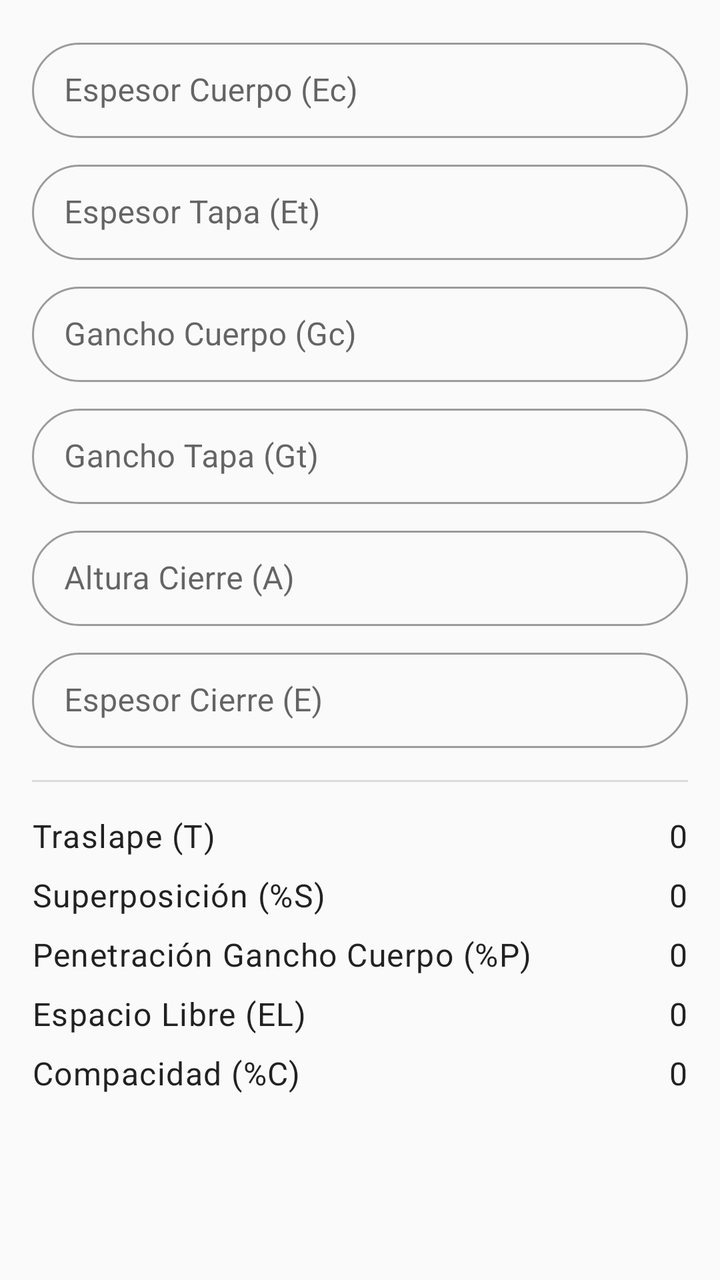
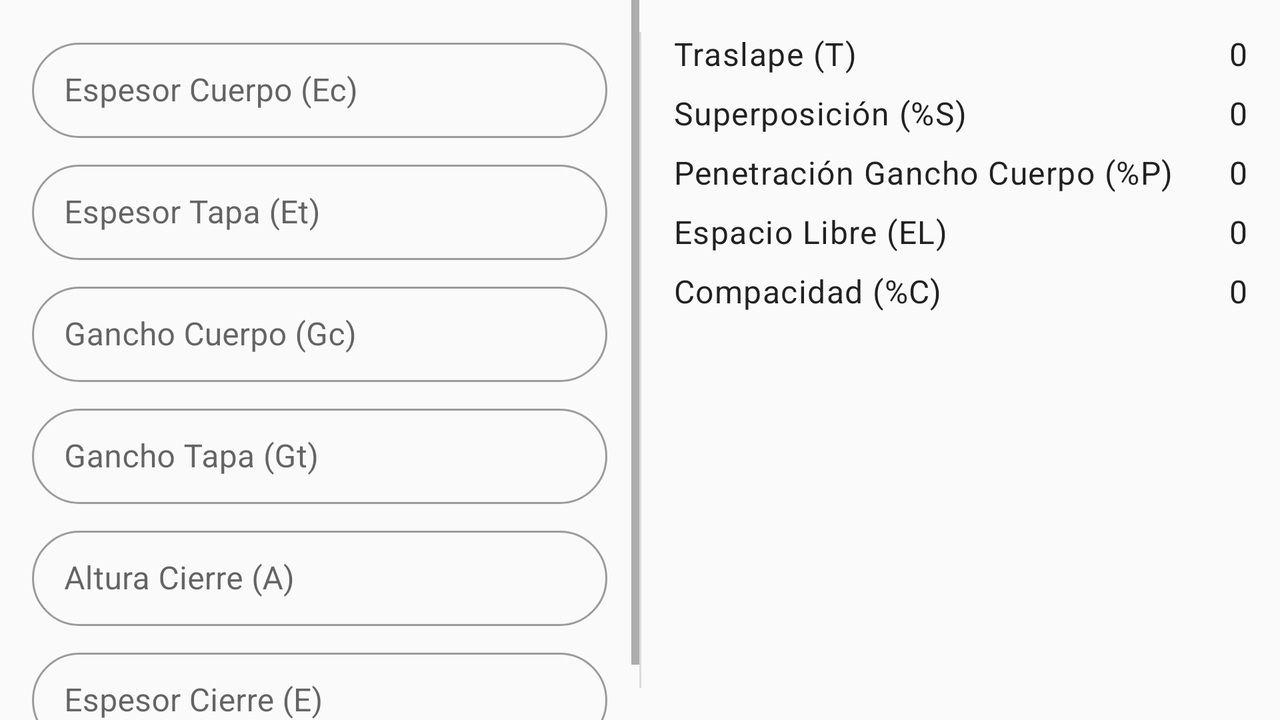

Two renders of one Android screen. The first uses the default layout on a phone; the second uses the alternative layout the repository ships for a different screen configuration, on a matching device. The two XML files are below.
<!-- AndroidManifest.xml: application theme Theme.SeamRecord -->
<!-- res/layout/content_main.xml -->
<?xml version="1.0" encoding="utf-8"?>
<LinearLayout xmlns:android="http://schemas.android.com/apk/res/android"
    xmlns:app="http://schemas.android.com/apk/res-auto"
    android:id="@+id/mainContainer"
    android:layout_width="match_parent"
    android:layout_height="match_parent"
    android:baselineAligned="false"
    android:divider="?android:listDivider"
    android:dividerPadding="@dimen/divider_padding"
    android:orientation="horizontal"
    android:showDividers="middle"
    app:layout_behavior="@string/appbar_scrolling_view_behavior">

    <ScrollView
        android:layout_width="match_parent"
        android:layout_height="match_parent">

        <LinearLayout
            android:layout_width="match_parent"
            android:layout_height="wrap_content"
            android:divider="?android:listDivider"
            android:dividerPadding="@dimen/divider_padding"
            android:orientation="vertical"
            android:showDividers="middle">

            <LinearLayout
                android:layout_width="match_parent"
                android:layout_height="wrap_content"
                android:orientation="vertical"
                android:padding="@dimen/root_padding">

                <com.google.android.material.textfield.TextInputLayout
                    android:id="@+id/tilEspesorCuerpo"
                    style="@style/Widget.MaterialComponents.TextInputLayout.OutlinedBox.Dense"
                    android:layout_width="match_parent"
                    android:layout_height="wrap_content">

                    <com.google.android.material.textfield.TextInputEditText
                        android:id="@+id/etEspesorCuerpo"
                        android:layout_width="match_parent"
                        android:layout_height="wrap_content"
                        android:hint="@string/espesor_cuerpo"
                        android:inputType="numberDecimal" />
                </com.google.android.material.textfield.TextInputLayout>

                <com.google.android.material.textfield.TextInputLayout
                    android:id="@+id/tilEspesorTapa"
                    style="@style/Widget.MaterialComponents.TextInputLayout.OutlinedBox.Dense"
                    android:layout_width="match_parent"
                    android:layout_height="wrap_content"
                    android:layout_marginTop="@dimen/margin_top">

                    <com.google.android.material.textfield.TextInputEditText
                        android:id="@+id/etEspesorTapa"
                        android:layout_width="match_parent"
                        android:layout_height="wrap_content"
                        android:hint="@string/espesor_tapa"
                        android:inputType="numberDecimal" />
                </com.google.android.material.textfield.TextInputLayout>

                <com.google.android.material.textfield.TextInputLayout
                    android:id="@+id/tilGanchoCuerpo"
                    style="@style/Widget.MaterialComponents.TextInputLayout.OutlinedBox.Dense"
                    android:layout_width="match_parent"
                    android:layout_height="wrap_content"
                    android:layout_marginTop="@dimen/margin_top">

                    <com.google.android.material.textfield.TextInputEditText
                        android:id="@+id/etGanchoCuerpo"
                        android:layout_width="match_parent"
                        android:layout_height="wrap_content"
                        android:hint="@string/gancho_cuerpo"
                        android:inputType="numberDecimal" />
                </com.google.android.material.textfield.TextInputLayout>

                <com.google.android.material.textfield.TextInputLayout
                    android:id="@+id/tilGanchoTapa"
                    style="@style/Widget.MaterialComponents.TextInputLayout.OutlinedBox.Dense"
                    android:layout_width="match_parent"
                    android:layout_height="wrap_content"
                    android:layout_marginTop="@dimen/margin_top">

                    <com.google.android.material.textfield.TextInputEditText
                        android:id="@+id/etGanchoTapa"
                        android:layout_width="match_parent"
                        android:layout_height="wrap_content"
                        android:hint="@string/gancho_tapa"
                        android:inputType="numberDecimal" />
                </com.google.android.material.textfield.TextInputLayout>

                <com.google.android.material.textfield.TextInputLayout
                    android:id="@+id/tilAlturaCierre"
                    style="@style/Widget.MaterialComponents.TextInputLayout.OutlinedBox.Dense"
                    android:layout_width="match_parent"
                    android:layout_height="wrap_content"
                    android:layout_marginTop="@dimen/margin_top">

                    <com.google.android.material.textfield.TextInputEditText
                        android:id="@+id/etAlturaCierre"
                        android:layout_width="match_parent"
                        android:layout_height="wrap_content"
                        android:hint="@string/altura_cierre"
                        android:inputType="numberDecimal" />
                </com.google.android.material.textfield.TextInputLayout>

                <com.google.android.material.textfield.TextInputLayout
                    android:id="@+id/tilEspesorCierre"
                    style="@style/Widget.MaterialComponents.TextInputLayout.OutlinedBox.Dense"
                    android:layout_width="match_parent"
                    android:layout_height="wrap_content"
                    android:layout_marginTop="@dimen/margin_top">

                    <com.google.android.material.textfield.TextInputEditText
                        android:id="@+id/etEspesorCierre"
                        android:layout_width="match_parent"
                        android:layout_height="wrap_content"
                        android:hint="@string/espesor_cierre"
                        android:inputType="numberDecimal" />
                </com.google.android.material.textfield.TextInputLayout>

            </LinearLayout>

            <include
                android:id="@+id/mainMeasures"
                layout="@layout/measures"
                android:layout_width="match_parent"
                android:layout_height="wrap_content" />
        </LinearLayout>
    </ScrollView>
</LinearLayout>
<!-- res/layout/measures.xml (included above) -->
<?xml version="1.0" encoding="utf-8"?>
<androidx.constraintlayout.widget.ConstraintLayout xmlns:android="http://schemas.android.com/apk/res/android"
    xmlns:app="http://schemas.android.com/apk/res-auto"
    xmlns:tools="http://schemas.android.com/tools"
    android:layout_width="match_parent"
    android:layout_height="wrap_content"
    android:padding="@dimen/root_padding">

    <TextView
        android:id="@+id/txtTraslape"
        style="?textAppearanceBody1"
        android:layout_width="wrap_content"
        android:layout_height="wrap_content"
        android:text="@string/traslape"
        app:layout_constraintStart_toStartOf="parent"
        app:layout_constraintTop_toTopOf="parent" />

    <TextView
        android:id="@+id/txtSuperposicion"
        style="?textAppearanceBody1"
        android:layout_width="wrap_content"
        android:layout_height="wrap_content"
        android:layout_marginTop="@dimen/margin_top"
        android:text="@string/superposicion"
        app:layout_constraintStart_toStartOf="parent"
        app:layout_constraintTop_toBottomOf="@+id/txtTraslape" />

    <TextView
        android:id="@+id/txtPenetracion"
        style="?textAppearanceBody1"
        android:layout_width="wrap_content"
        android:layout_height="wrap_content"
        android:layout_marginTop="@dimen/margin_top"
        android:text="@string/penetracion_gancho_cuerpo"
        app:layout_constraintStart_toStartOf="parent"
        app:layout_constraintTop_toBottomOf="@+id/txtSuperposicion" />

    <TextView
        android:id="@+id/txtEspacioLibre"
        style="?textAppearanceBody1"
        android:layout_width="wrap_content"
        android:layout_height="wrap_content"
        android:layout_marginTop="@dimen/margin_top"
        android:text="@string/espacio_libre"
        app:layout_constraintStart_toStartOf="parent"
        app:layout_constraintTop_toBottomOf="@+id/txtPenetracion" />

    <TextView
        android:id="@+id/txtCompacidad"
        style="?textAppearanceBody1"
        android:layout_width="wrap_content"
        android:layout_height="wrap_content"
        android:layout_marginTop="@dimen/margin_top"
        android:text="@string/compacidad"
        app:layout_constraintStart_toStartOf="parent"
        app:layout_constraintTop_toBottomOf="@+id/txtEspacioLibre" />

    <TextView
        android:id="@+id/tvTraslape"
        style="?textAppearanceBody1"
        android:layout_width="wrap_content"
        android:layout_height="wrap_content"
        android:text="@string/cero"
        app:layout_constraintEnd_toEndOf="parent"
        app:layout_constraintTop_toTopOf="parent" />

    <TextView
        android:id="@+id/tvSuperposicion"
        style="?textAppearanceBody1"
        android:layout_width="wrap_content"
        android:layout_height="wrap_content"
        android:layout_marginTop="@dimen/margin_top"
        android:text="@string/cero"
        app:layout_constraintEnd_toEndOf="parent"
        app:layout_constraintTop_toBottomOf="@+id/tvTraslape" />

    <TextView
        android:id="@+id/tvPenetracion"
        style="?textAppearanceBody1"
        android:layout_width="wrap_content"
        android:layout_height="wrap_content"
        android:layout_marginTop="@dimen/margin_top"
        android:text="@string/cero"
        app:layout_constraintEnd_toEndOf="parent"
        app:layout_constraintTop_toBottomOf="@+id/tvSuperposicion" />

    <TextView
        android:id="@+id/tvEspacioLibre"
        style="?textAppearanceBody1"
        android:layout_width="wrap_content"
        android:layout_height="wrap_content"
        android:layout_marginTop="@dimen/margin_top"
        android:text="@string/cero"
        app:layout_constraintEnd_toEndOf="parent"
        app:layout_constraintTop_toBottomOf="@+id/tvPenetracion" />

    <TextView
        android:id="@+id/tvCompacidad"
        style="?textAppearanceBody1"
        android:layout_width="wrap_content"
        android:layout_height="wrap_content"
        android:layout_marginTop="@dimen/margin_top"
        android:text="@string/cero"
        app:layout_constraintEnd_toEndOf="parent"
        app:layout_constraintTop_toBottomOf="@+id/tvEspacioLibre" />
</androidx.constraintlayout.widget.ConstraintLayout>
<!-- resources referenced by this layout -->
<resources>
  <dimen name="divider_padding">16dp</dimen>
  <dimen name="margin_top">8dp</dimen>
  <dimen name="root_padding">16dp</dimen>
  <string name="altura_cierre">Altura Cierre (A)</string>
  <string name="cero">0</string>
  <string name="compacidad">Compacidad (%C)</string>
  <string name="espacio_libre">Espacio Libre (EL)</string>
  <string name="espesor_cierre">Espesor Cierre (E)</string>
  <string name="espesor_cuerpo">Espesor Cuerpo (Ec)</string>
  <string name="espesor_tapa">Espesor Tapa (Et)</string>
  <string name="gancho_cuerpo">Gancho Cuerpo (Gc)</string>
  <string name="gancho_tapa">Gancho Tapa (Gt)</string>
  <string name="penetracion_gancho_cuerpo">Penetración Gancho Cuerpo (%P)</string>
  <string name="superposicion">Superposición (%S)</string>
  <string name="traslape">Traslape (T)</string>
  <style name="Theme.SeamRecord" parent="Base.Theme.SeamRecord" />
  <color name="md_indigo_800">#283593</color>
  <color name="md_indigo_900">#1A237E</color>
  <color name="md_orange_500">#FF9800</color>
  <color name="md_orange_900">#E65100</color>
  <color name="md_grey_50">#FAFAFA</color>
  <color name="md_grey_200">#EEEEEE</color>
  <color name="md_red_700">#D32F2F</color>
  <color name="md_white_1000">#ffffff</color>
  <color name="md_black_1000">#000000</color>
  <color name="md_green_800">#2E7D32</color>
  <color name="md_yellow_800">#F9A825</color>
  <style name="TextAppearance.SeamRecord.Headline2" parent="TextAppearance.MaterialComponents.Headline2">
          
          <item name="fontFamily">@font/open_sans</item>
      </style>
  <style name="TextAppearance.SeamRecord.Headline3" parent="TextAppearance.MaterialComponents.Headline3">
          
          <item name="fontFamily">@font/open_sans</item>
      </style>
  <style name="TextAppearance.SeamRecord.Headline4" parent="TextAppearance.MaterialComponents.Headline4">
          
          <item name="fontFamily">@font/open_sans</item>
      </style>
  <style name="TextAppearance.SeamRecord.Headline5" parent="TextAppearance.MaterialComponents.Headline5">
          
          <item name="fontFamily">@font/open_sans</item>
      </style>
  <style name="TextAppearance.SeamRecord.Headline6" parent="TextAppearance.MaterialComponents.Headline6">
          
          <item name="fontFamily">@font/open_sans</item>
      </style>
  <style name="TextAppearance.SeamRecord.Subtitle1" parent="TextAppearance.MaterialComponents.Subtitle1">
          
          <item name="fontFamily">@font/open_sans</item>
      </style>
  <style name="TextAppearance.SeamRecord.Subtitle2" parent="TextAppearance.MaterialComponents.Subtitle2">
          
          <item name="fontFamily">@font/open_sans</item>
      </style>
  <style name="TextAppearance.SeamRecord.Body1" parent="TextAppearance.MaterialComponents.Body1">
          
          <item name="fontFamily">@font/open_sans</item>
      </style>
  <style name="TextAppearance.SeamRecord.Body2" parent="TextAppearance.MaterialComponents.Body2">
          
          <item name="fontFamily">@font/open_sans</item>
      </style>
  <style name="TextAppearance.SeamRecord.Button" parent="TextAppearance.MaterialComponents.Button">
          
          <item name="fontFamily">@font/open_sans</item>
      </style>
  <style name="TextAppearance.SeamRecord.Caption" parent="TextAppearance.MaterialComponents.Caption">
          
          <item name="fontFamily">@font/open_sans</item>
      </style>
  <style name="TextAppearance.SeamRecord.Overline" parent="TextAppearance.MaterialComponents.Overline">
          
          <item name="fontFamily">@font/open_sans</item>
      </style>
  <style name="ShapeAppearance.MyTheme.MediumComponent" parent="ShapeAppearance.MaterialComponents.MediumComponent">
          
      </style>
  <style name="ShapeAppearance.MyTheme.LargeComponent" parent="ShapeAppearance.MaterialComponents.LargeComponent">
          
      </style>
</resources>
<!-- res/layout-land/content_main.xml (the author's variant of the layout above) -->
<!-- drawn on the phone turned sideways -->
<?xml version="1.0" encoding="utf-8"?>
<LinearLayout xmlns:android="http://schemas.android.com/apk/res/android"
    xmlns:app="http://schemas.android.com/apk/res-auto"
    android:id="@+id/mainContainer"
    android:layout_width="match_parent"
    android:layout_height="match_parent"
    android:baselineAligned="false"
    android:divider="?android:listDivider"
    android:dividerPadding="@dimen/divider_padding"
    android:orientation="horizontal"
    android:showDividers="middle"
    app:layout_behavior="@string/appbar_scrolling_view_behavior">

    <ScrollView
        android:layout_width="match_parent"
        android:layout_height="match_parent"
        android:layout_weight="1">

        <LinearLayout
            android:layout_width="match_parent"
            android:layout_height="wrap_content"
            android:orientation="vertical"
            android:padding="@dimen/root_padding">

            <com.google.android.material.textfield.TextInputLayout
                android:id="@+id/tilEspesorCuerpo"
                style="@style/Widget.MaterialComponents.TextInputLayout.OutlinedBox.Dense"
                android:layout_width="match_parent"
                android:layout_height="wrap_content">

                <com.google.android.material.textfield.TextInputEditText
                    android:id="@+id/etEspesorCuerpo"
                    android:layout_width="match_parent"
                    android:layout_height="wrap_content"
                    android:hint="@string/espesor_cuerpo"
                    android:inputType="numberDecimal" />
            </com.google.android.material.textfield.TextInputLayout>

            <com.google.android.material.textfield.TextInputLayout
                android:id="@+id/tilEspesorTapa"
                style="@style/Widget.MaterialComponents.TextInputLayout.OutlinedBox.Dense"
                android:layout_width="match_parent"
                android:layout_height="wrap_content"
                android:layout_marginTop="@dimen/margin_top">

                <com.google.android.material.textfield.TextInputEditText
                    android:id="@+id/etEspesorTapa"
                    android:layout_width="match_parent"
                    android:layout_height="wrap_content"
                    android:hint="@string/espesor_tapa"
                    android:inputType="numberDecimal" />
            </com.google.android.material.textfield.TextInputLayout>

            <com.google.android.material.textfield.TextInputLayout
                android:id="@+id/tilGanchoCuerpo"
                style="@style/Widget.MaterialComponents.TextInputLayout.OutlinedBox.Dense"
                android:layout_width="match_parent"
                android:layout_height="wrap_content"
                android:layout_marginTop="@dimen/margin_top">

                <com.google.android.material.textfield.TextInputEditText
                    android:id="@+id/etGanchoCuerpo"
                    android:layout_width="match_parent"
                    android:layout_height="wrap_content"
                    android:hint="@string/gancho_cuerpo"
                    android:inputType="numberDecimal" />
            </com.google.android.material.textfield.TextInputLayout>

            <com.google.android.material.textfield.TextInputLayout
                android:id="@+id/tilGanchoTapa"
                style="@style/Widget.MaterialComponents.TextInputLayout.OutlinedBox.Dense"
                android:layout_width="match_parent"
                android:layout_height="wrap_content"
                android:layout_marginTop="@dimen/margin_top">

                <com.google.android.material.textfield.TextInputEditText
                    android:id="@+id/etGanchoTapa"
                    android:layout_width="match_parent"
                    android:layout_height="wrap_content"
                    android:hint="@string/gancho_tapa"
                    android:inputType="numberDecimal" />
            </com.google.android.material.textfield.TextInputLayout>

            <com.google.android.material.textfield.TextInputLayout
                android:id="@+id/tilAlturaCierre"
                style="@style/Widget.MaterialComponents.TextInputLayout.OutlinedBox.Dense"
                android:layout_width="match_parent"
                android:layout_height="wrap_content"
                android:layout_marginTop="@dimen/margin_top">

                <com.google.android.material.textfield.TextInputEditText
                    android:id="@+id/etAlturaCierre"
                    android:layout_width="match_parent"
                    android:layout_height="wrap_content"
                    android:hint="@string/altura_cierre"
                    android:inputType="numberDecimal" />
            </com.google.android.material.textfield.TextInputLayout>

            <com.google.android.material.textfield.TextInputLayout
                android:id="@+id/tilEspesorCierre"
                style="@style/Widget.MaterialComponents.TextInputLayout.OutlinedBox.Dense"
                android:layout_width="match_parent"
                android:layout_height="wrap_content"
                android:layout_marginTop="@dimen/margin_top">

                <com.google.android.material.textfield.TextInputEditText
                    android:id="@+id/etEspesorCierre"
                    android:layout_width="match_parent"
                    android:layout_height="wrap_content"
                    android:hint="@string/espesor_cierre"
                    android:inputType="numberDecimal" />
            </com.google.android.material.textfield.TextInputLayout>

        </LinearLayout>
    </ScrollView>

    <androidx.constraintlayout.widget.ConstraintLayout
        android:layout_width="match_parent"
        android:layout_height="match_parent"
        android:layout_weight="1">

        <include
            android:id="@+id/mainMeasures"
            layout="@layout/measures"
            android:layout_width="match_parent"
            android:layout_height="wrap_content"
            app:layout_constraintEnd_toEndOf="parent"
            app:layout_constraintStart_toStartOf="parent"
            app:layout_constraintTop_toTopOf="parent" />

    </androidx.constraintlayout.widget.ConstraintLayout>
</LinearLayout>
